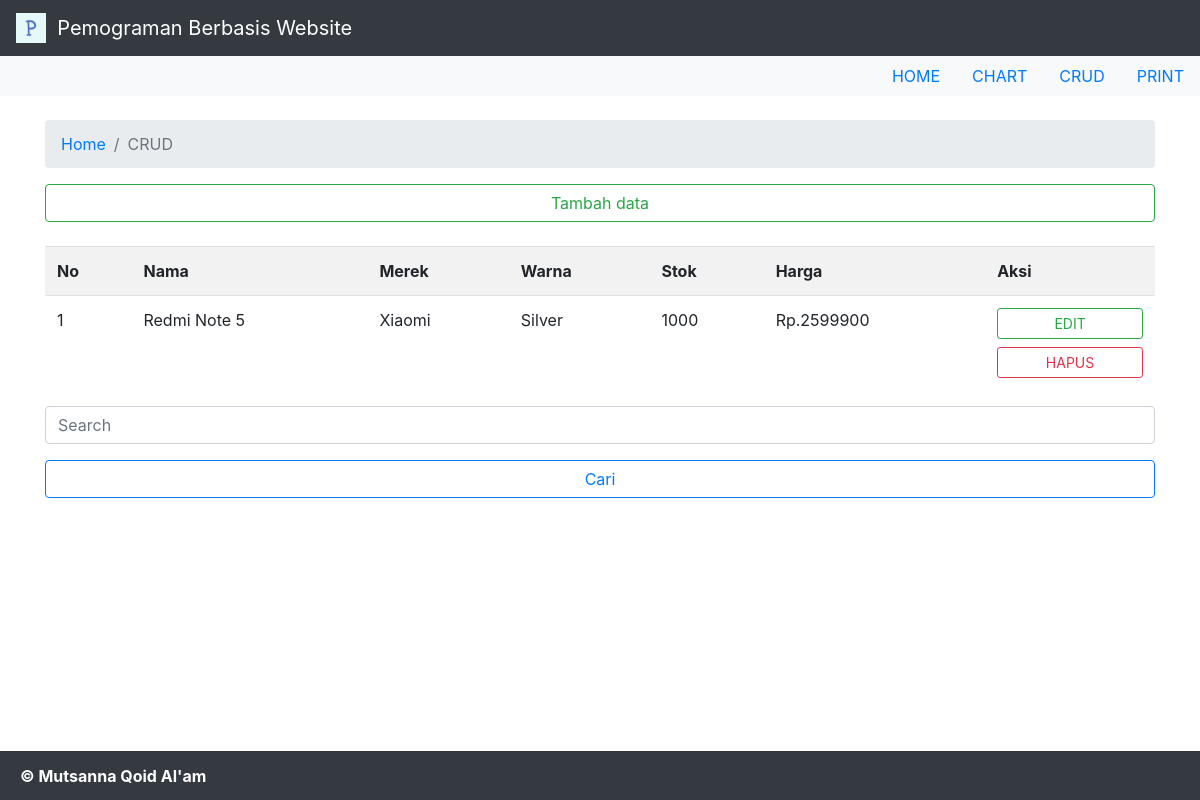
Page /page/crud_cari.php?cari=Xiaomi (signed in) on the committed database.
### tables this page shows
CREATE TABLE `data_hp` (
  `id_hp` int(5) NOT NULL,
  `merek` varchar(20) NOT NULL,
  `nama` varchar(20) NOT NULL,
  `warna` varchar(20) NOT NULL,
  `stok` int(11) NOT NULL,
  `harga` int(15) NOT NULL,
  `foto` blob NOT NULL
);

### page/crud_cari.php (the view, shortened to what this page needs)
<!DOCTYPE html>
<html>
    <head>
	    <link rel="stylesheet" href="https://stackpath.bootstrapcdn.com/bootstrap/4.4.1/css/bootstrap.min.css">
        <link href="https://stackpath.bootstrapcdn.com/font-awesome/4.7.0/css/font-awesome.min.css" rel="stylesheet">
    </head>
    <body>
    <nav class="navbar navbar-dark bg-dark">
        <a class="navbar-brand" href="#">
        <img src="../img/p.png" width="30" height="30" class="d-inline-block align-top" alt="">
            &nbsp;Pemograman Berbasis Website
        </a>
    </nav>
    <ul class="nav justify-content-end bg-light">
        <li class="nav-item">
            <a class="nav-link" href="../index.php">HOME</a>
        </li>
        <li class="nav-item">
            <a class="nav-link" href="chart.php">CHART</a>
        </li>
        <li class="nav-item">
            <a class="nav-link" href="crud.php">CRUD</a>
        </li>
        <li class="nav-item">
            <a class="nav-link" href="cetak.php">PRINT</a>
        </li>
    </ul>
    <br>
    <div class="container">
    <nav aria-label="breadcrumb">
        <ol class="breadcrumb">
            <li class="breadcrumb-item"><a href="../index.php">Home</a></li>
            <li class="breadcrumb-item active" aria-current="page">CRUD</li>
        </ol>
    </nav>
    <a href="tambah.php" class="btn btn-outline-success btn-block">Tambah data</a>
    <br>
        <table class="table table-striped">
            <tr>
                <th>No</th>
                <th>Nama</th>
                <th>Merek</th>
                <th>Warna </th>
                <th>Stok</th>
                <th>Harga</th>
                <th>Aksi</th>
            </tr>
            <?php
                $cari = $_GET['cari'];
                include '../config/config.php';
                $query = "SELECT * FROM data_hp WHERE merek like '%$cari%' or nama like '%$cari%' or harga like '%$cari%'";
                $result = mysqli_query($koneksi,$query);
            $no =1;
                while($data_hp = mysqli_fetch_array($result)) {
            ?>
                    <tr>
                        <td><?php echo $no++; ?></td>
                        <td><?php echo $data_hp['nama']; ?></td>
                        <td><?php echo $data_hp['merek']; ?></td>
                        <td><?php echo $data_hp['warna']; ?></td>
                        <td><?php echo $data_hp['stok']; ?></td>
                        <td>Rp.<?php echo $data_hp['harga']; ?></td>
                        <td>
					        <a class="btn btn-outline-success btn-sm btn-block" href="ubah.php?id=<?php echo $data_hp['id_hp']; ?>">EDIT</a>
					        <a class="btn btn-outline-danger btn-sm btn-block"href="../config/hapus.php?id=<?php echo $data_hp['id_hp']; ?>">HAPUS</a>
				        </td>
            <?php
                }
            ?>
        </table>
        <form method="post" action="crud_cari.php">
        <div class="form-group">
            <input class="form-control" name="cari" type="text" placeholder="Search">
        </div>
        <div class="form-group">
        <button type="submit" class="btn btn-outline-primary btn-block">Cari</button>
        </div>
        </form>
        <br>
        <br>
        <br>
        </div>
        <?php include('../content/footer.php');?>
    </body>
</html>

### rows in the picture
data_hp: nama "Redmi Note 5", merek "Xiaomi", warna "Silver", stok "1000", harga "2599900"
